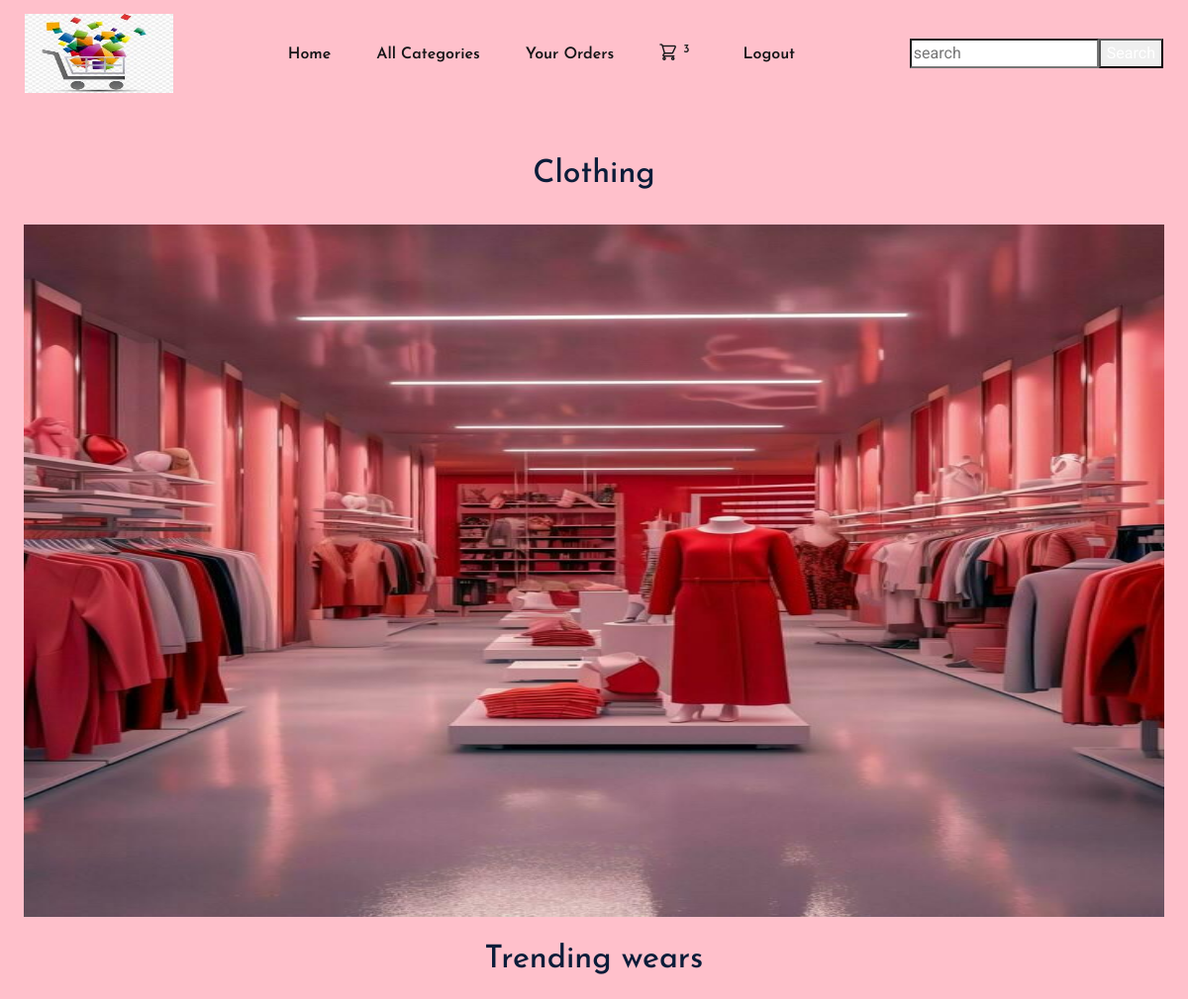
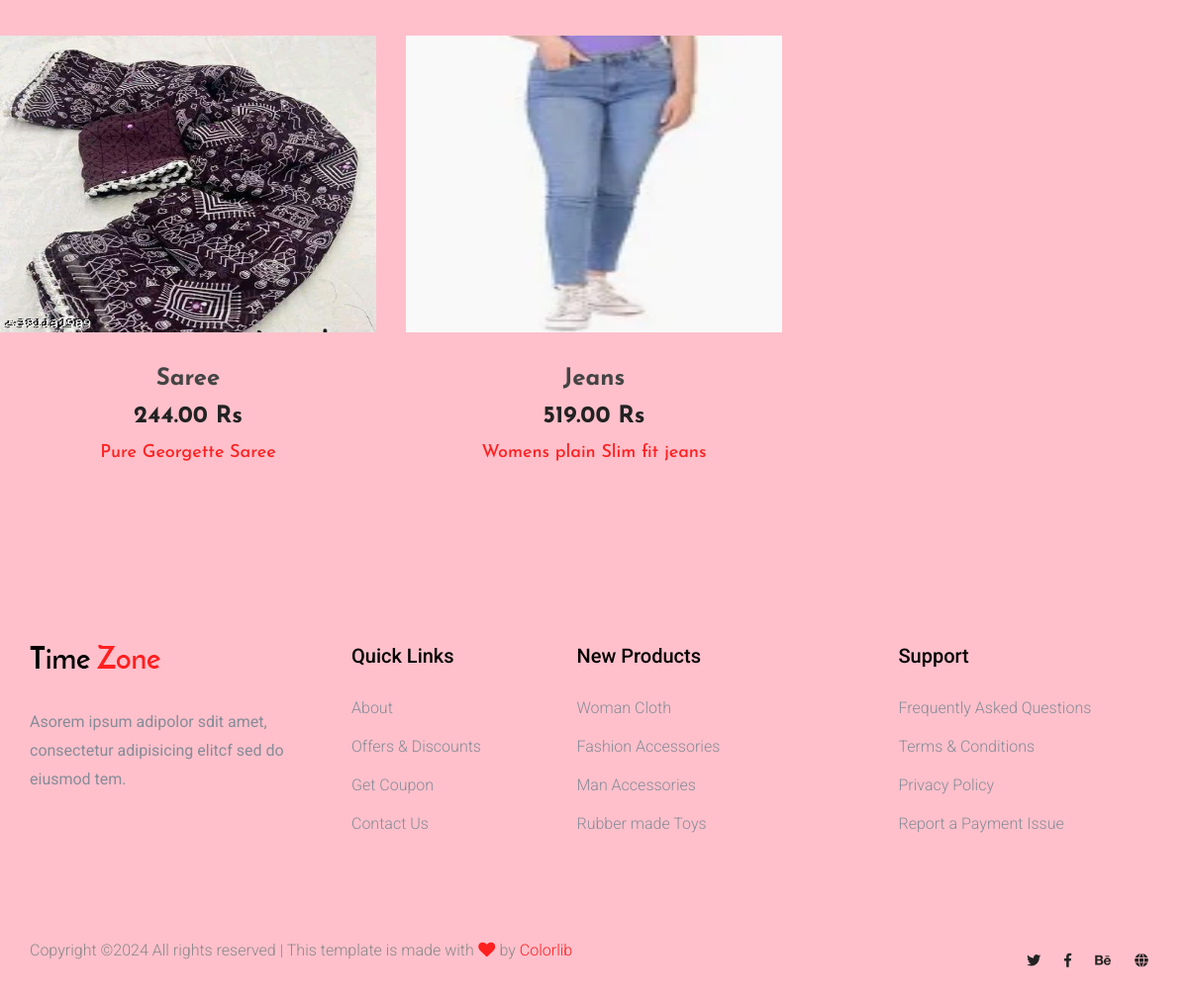
Screenshot of /products/1 (signed in) with the database file from the repository (2 pictures, top to bottom).
### shop/models.py (models this page shows)
class Category(models.Model):
    name = models.CharField(max_length=20)
    description = models.TextField()
    image = models.ImageField(upload_to='image')

class Product(models.Model):
    name = models.CharField(max_length=20)
    description = models.TextField()
    image = models.ImageField(upload_to='products')
    price = models.DecimalField(max_digits=10,decimal_places=2)
    stock = models.IntegerField()
    available = models.BooleanField(default=True)
    created = models.DateTimeField(auto_now_add=True)
    updated = models.DateTimeField(auto_now=True)
    category = models.ForeignKey(Category,on_delete=models.CASCADE)

### shop/views.py (the view)
# urls.py: path('products/<int:p>',views.products,name='products'),
def products(request,p):
    c = Category.objects.get(id=p)
    p = Product.objects.filter(category=c)
    context = {'cat': c ,'pro': p}
    return render(request, 'products.html', context)

### cart/context_processors.py (called while the page is built)
def count_items(request):
    u=request.user
    count = 0
    if request.user.is_authenticated:
        try:
            c=Cart.objects.filter(user=u)
            for i in c:
                count +=i.quantity
        except:
            count=0
    return{'c':count}

### shop/context_processors.py (called while the page is built)
def category_list(request):
    c=Category.objects.all()
    return {'cl':c}

### templates/products.html (shortened to what this page needs)
<!DOCTYPE html>
{% extends 'base.html' %}
{% block content %}
<html lang="en">
<head>
</head>
<body>
<div class="p-4">
<h2 class="text-center p-4">{{cat.name}}</h2>
<img src="{{cat.image.url}}" width="100%" height="700px"><br>
<h2 class="text-center p-4">{{cat.description}}</h2>
    </div>
<div class="row">
                    {% for i in pro %}
                    <div class="col-xl-4 col-lg-4 col-md-6 col-sm-6">
                        <div class="single-new-pro mb-30 text-center">
                            <div class="product-img">
                                <img src="{{ i.image.url }}" height="300px" width="100px" alt="">
                            </div>
                            <div class="product-caption">
                                <h3><a href="{% url 'shop:productdetail' i.id %}">{{ i.name }}</a></h3>
                                <h4><b>{{ i.price }} Rs</b></h4>
                                <span>{{ i.description }}</span>
                            </div>
                        </div>
                    </div>{% endfor %}
                     </div>
</body>
</html>
{% endblock %}

### rows the page displays
Category: name "Clothing", image (picture), description "Trending wears"
Product: image (picture), name "Saree", price "244.00", description "Pure Georgette Saree"
Product: image (picture), name "Jeans", price "519.00", description "Womens plain Slim fit jeans"

### other values shown
{{ c }} "3"
